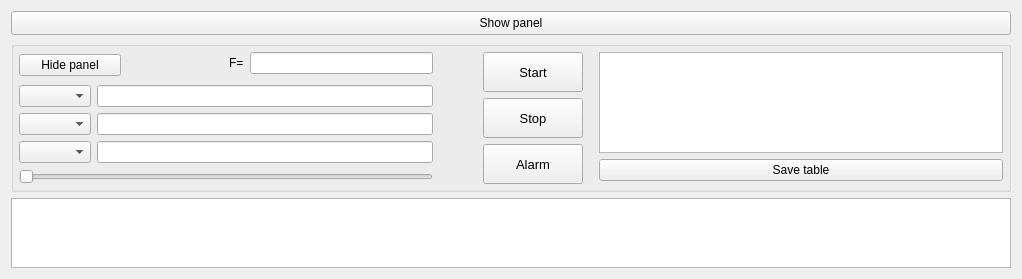
      <widget class="QWidget" name="tab_registers">
       <attribute name="title">
        <string>Registers</string>
       </attribute>
       <layout class="QGridLayout" name="gridLayout_9">
        <item row="0" column="0">
         <layout class="QVBoxLayout" name="verticalLayout_14">
          <item>
           <widget class="QPushButton" name="pushButton_showPanel">
            <property name="enabled">
             <bool>true</bool>
            </property>
            <property name="sizePolicy">
             <sizepolicy hsizetype="Minimum" vsizetype="Maximum">
              <horstretch>0</horstretch>
              <verstretch>24</verstretch>
             </sizepolicy>
            </property>
            <property name="minimumSize">
             <size>
              <width>0</width>
              <height>24</height>
             </size>
            </property>
            <property name="text">
             <string>Show panel</string>
            </property>
           </widget>
          </item>
          <item>
           <widget class="QGroupBox" name="groupBox_controlPanel">
            <property name="enabled">
             <bool>true</bool>
            </property>
            <property name="title">
             <string/>
            </property>
            <layout class="QGridLayout" name="gridLayout_8">
             <property name="leftMargin">
              <number>5</number>
             </property>
             <property name="topMargin">
              <number>5</number>
             </property>
             <property name="rightMargin">
              <number>5</number>
             </property>
             <property name="bottomMargin">
              <number>5</number>
             </property>
             <item row="0" column="0">
              <layout class="QGridLayout" name="gridLayout_7">
               <item row="0" column="0">
                <layout class="QVBoxLayout" name="verticalLayout_11">
                 <item>
                  <layout class="QHBoxLayout" name="horizontalLayout_5">
                   <item>
                    <layout class="QHBoxLayout" name="horizontalLayout">
                     <item>
                      <widget class="QPushButton" name="pushButton_hidePanel">
                       <property name="sizePolicy">
                        <sizepolicy hsizetype="Expanding" vsizetype="Fixed">
                         <horstretch>0</horstretch>
                         <verstretch>0</verstretch>
                        </sizepolicy>
                       </property>
                       <property name="text">
                        <string>Hide panel</string>
                       </property>
                      </widget>
                     </item>
                     <item>
                      <spacer name="horizontalSpacer_4">
                       <property name="orientation">
                        <enum>Qt::Horizontal</enum>
                       </property>
                       <property name="sizeHint" stdset="0">
                        <size>
                         <width>40</width>
                         <height>20</height>
                        </size>
                       </property>
                      </spacer>
                     </item>
                    </layout>
                   </item>
                   <item>
                    <layout class="QFormLayout" name="formLayout_4">
                     <item row="0" column="0">
                      <widget class="QLabel" name="label_freqInv">
                       <property name="text">
                        <string>F=</string>
                       </property>
                      </widget>
                     </item>
                     <item row="0" column="1">
                      <widget class="QLineEdit" name="lineEdit_currentFreq">
                       <property name="sizePolicy">
                        <sizepolicy hsizetype="Expanding" vsizetype="Fixed">
                         <horstretch>0</horstretch>
                         <verstretch>0</verstretch>
                        </sizepolicy>
                       </property>
                       <property name="minimumSize">
                        <size>
                         <width>100</width>
                         <height>0</height>
                        </size>
                       </property>
                      </widget>
                     </item>
                    </layout>
                   </item>
                  </layout>
                 </item>
                 <item>
                  <layout class="QVBoxLayout" name="verticalLayout_3">
                   <item>
                    <layout class="QFormLayout" name="formLayout_2">
                     <item row="0" column="0">
                      <widget class="QComboBox" name="comboBox_register_1"/>
                     </item>
                     <item row="0" column="1">
                      <widget class="QLineEdit" name="lineEdit_registerValue_1"/>
                     </item>
                     <item row="1" column="0">
                      <widget class="QComboBox" name="comboBox_register_2"/>
                     </item>
                     <item row="1" column="1">
                      <widget class="QLineEdit" name="lineEdit_registerValue_2"/>
                     </item>
                     <item row="2" column="0">
                      <widget class="QComboBox" name="comboBox_register_3"/>
                     </item>
                     <item row="2" column="1">
                      <widget class="QLineEdit" name="lineEdit_registerValue_3"/>
                     </item>
                    </layout>
                   </item>
                   <item>
                    <widget class="QSlider" name="horizontalSlider">
                     <property name="sizePolicy">
                      <sizepolicy hsizetype="Expanding" vsizetype="Fixed">
                       <horstretch>158</horstretch>
                       <verstretch>0</verstretch>
                      </sizepolicy>
                     </property>
                     <property name="orientation">
                      <enum>Qt::Horizontal</enum>
                     </property>
                    </widget>
                   </item>
                  </layout>
                 </item>
                </layout>
               </item>
               <item row="0" column="1">
                <layout class="QVBoxLayout" name="verticalLayout_4">
                 <property name="leftMargin">
                  <number>44</number>
                 </property>
                 <item>
                  <widget class="QPushButton" name="pushButton_startInv_panel">
                   <property name="sizePolicy">
                    <sizepolicy hsizetype="Fixed" vsizetype="Fixed">
                     <horstretch>0</horstretch>
                     <verstretch>0</verstretch>
                    </sizepolicy>
                   </property>
                   <property name="minimumSize">
                    <size>
                     <width>100</width>
                     <height>40</height>
                    </size>
                   </property>
                   <property name="font">
                    <font>
                     <pointsize>10</pointsize>
                     <weight>50</weight>
                     <bold>false</bold>
                    </font>
                   </property>
                   <property name="text">
                    <string>Start</string>
                   </property>
                  </widget>
                 </item>
                 <item>
                  <widget class="QPushButton" name="pushButton_stopInv_panel">
                   <property name="sizePolicy">
                    <sizepolicy hsizetype="Fixed" vsizetype="Fixed">
                     <horstretch>0</horstretch>
                     <verstretch>0</verstretch>
                    </sizepolicy>
                   </property>
                   <property name="minimumSize">
                    <size>
                     <width>100</width>
                     <height>40</height>
                    </size>
                   </property>
                   <property name="font">
                    <font>
                     <pointsize>10</pointsize>
                     <weight>50</weight>
                     <bold>false</bold>
                    </font>
                   </property>
                   <property name="text">
                    <string>Stop</string>
                   </property>
                  </widget>
                 </item>
                 <item>
                  <widget class="QPushButton" name="pushButton_alarmInv_panel">
                   <property name="sizePolicy">
                    <sizepolicy hsizetype="Fixed" vsizetype="Fixed">
                     <horstretch>0</horstretch>
                     <verstretch>0</verstretch>
                    </sizepolicy>
                   </property>
                   <property name="minimumSize">
                    <size>
                     <width>100</width>
                     <height>40</height>
                    </size>
                   </property>
                   <property name="font">
                    <font>
                     <pointsize>10</pointsize>
                     <weight>50</weight>
                     <bold>false</bold>
                    </font>
                   </property>
                   <property name="text">
                    <string>Alarm</string>
                   </property>
                  </widget>
                 </item>
                </layout>
               </item>
               <item row="0" column="2">
                <layout class="QVBoxLayout" name="verticalLayout_6">
                 <property name="leftMargin">
                  <number>10</number>
                 </property>
                 <property name="bottomMargin">
                  <number>3</number>
                 </property>
                 <item>
                  <widget class="QTextEdit" name="textEdit_invertorStatus">
                   <property name="sizePolicy">
                    <sizepolicy hsizetype="Expanding" vsizetype="Ignored">
                     <horstretch>0</horstretch>
                     <verstretch>0</verstretch>
                    </sizepolicy>
                   </property>
                   <property name="font">
                    <font>
                     <pointsize>9</pointsize>
                    </font>
                   </property>
                  </widget>
                 </item>
                 <item>
                  <widget class="QPushButton" name="pushButton_saveTable">
                   <property name="text">
                    <string>Save table</string>
                   </property>
                  </widget>
                 </item>
                </layout>
               </item>
              </layout>
             </item>
            </layout>
           </widget>
          </item>
          <item>
           <widget class="QTableWidget" name="tableRegister">
            <property name="enabled">
             <bool>true</bool>
            </property>
            <property name="sizePolicy">
             <sizepolicy hsizetype="Expanding" vsizetype="Expanding">
              <horstretch>0</horstretch>
              <verstretch>0</verstretch>
             </sizepolicy>
            </property>
            <property name="minimumSize">
             <size>
              <width>1000</width>
              <height>50</height>
             </size>
            </property>
            <property name="sizeAdjustPolicy">
             <enum>QAbstractScrollArea::AdjustToContents</enum>
            </property>
           </widget>
          </item>
         </layout>
        </item>
       </layout>
      </widget>
